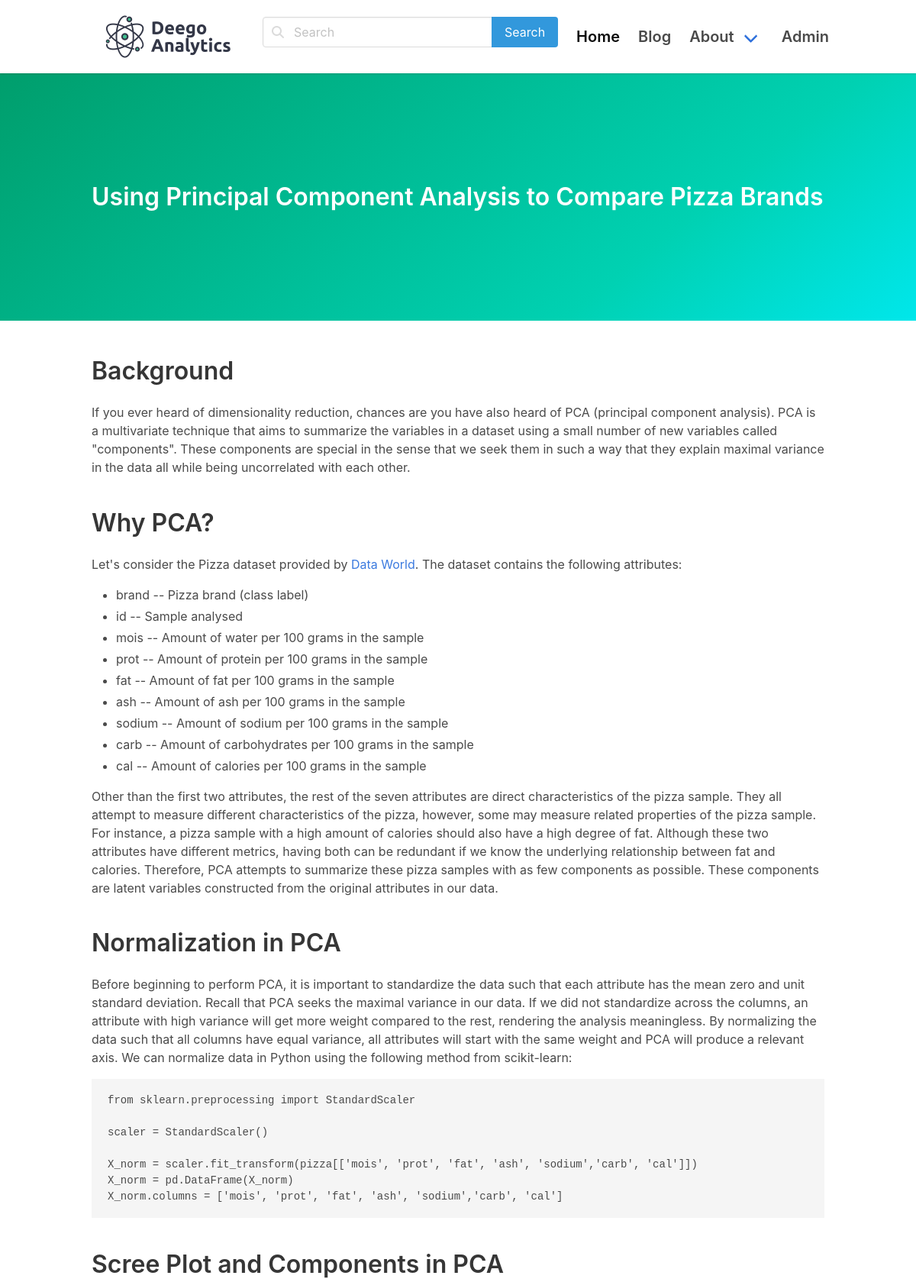
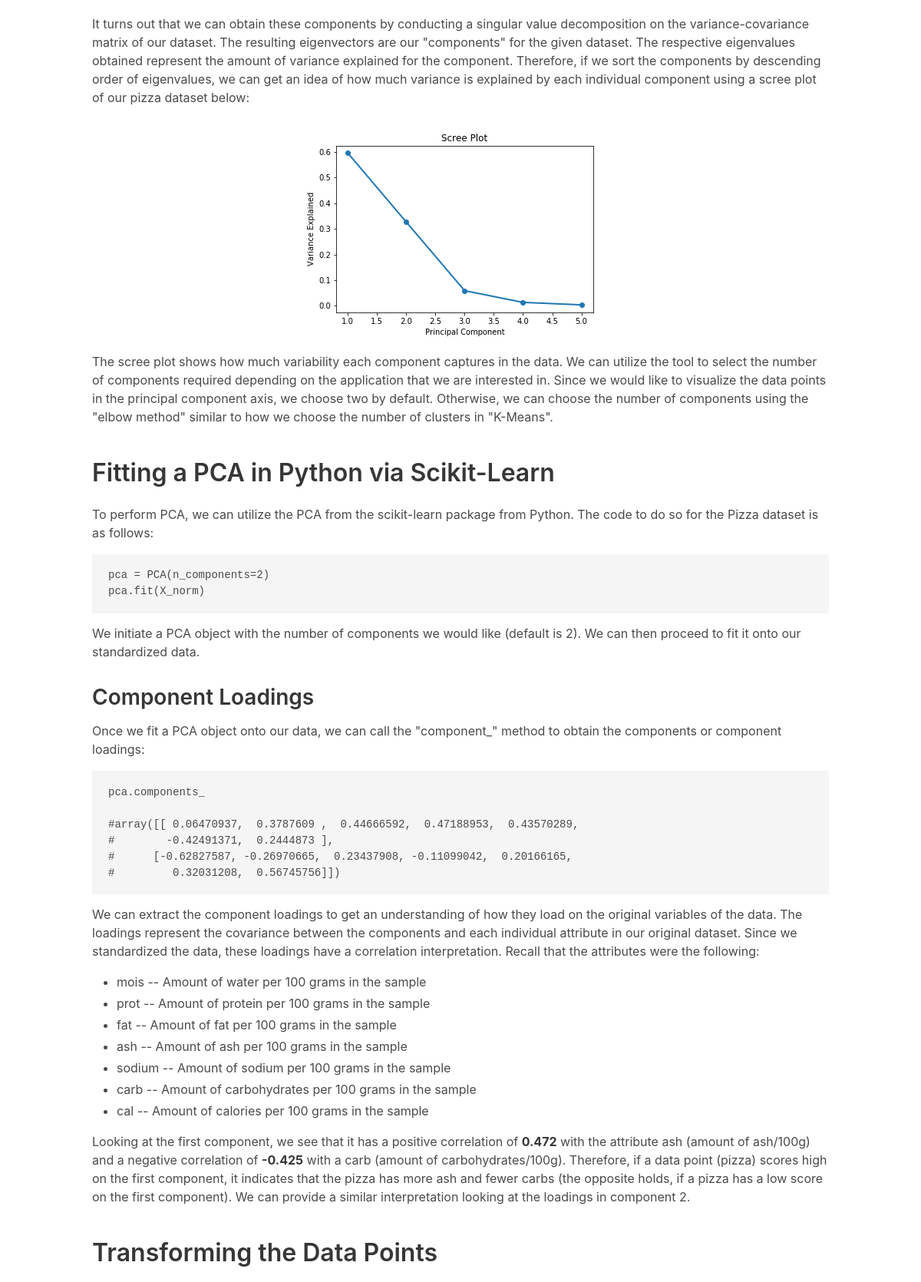
/blog/Using-Principal-Component-Analysis-to-Compare-Pizza-Brands (signed in, upper part), run on the app's committed database (2 pictures, top to bottom).
### models.py (models this page shows, shortened)
class Post(db.Model):
    id = db.Column(db.Integer, primary_key=True)
    title = db.Column(db.String(140))
    slug = db.Column(db.String(140), unique=True)
    body = db.Column(db.Text)
    img_path = db.Column(db.String(100))
    created = db.Column(db.DateTime, default=datetime.now())
    tags = db.relationship('Tag', secondary=posts_tags,
                           backref=db.backref('posts'), lazy='dynamic')

### posts/blueprint.py (the view)
@posts.route('/<slug>')
def post_detail(slug):
    post = Post.query.filter(Post.slug == slug).first_or_404()
    return render_template('posts/post_detail.html', post=post)

### posts/templates/posts/post_detail.html
{% extends 'base.html' %} {% block title %} {{ post.title }} {% endblock %} {%
block content %}
<section class="hero is-medium is-bold is-primary">
  <div class="hero-body">
    <div class="container">
      <h1 class="title">{{ post.title|safe }}</h1>
    </div>
  </div>
</section>
<section class="section">
  <div class="container">
    <div class="columns is-multiline">
      <div class="column is-12">
        <div class="content">{{ post.body|safe }}</div>
      </div>
    </div>
  </div>
</section>
{% endblock %}

### static/css/stylesheet.css (style rules this page uses)
html { font-family: "Nunito Sans", sans-serif; color: white; }
a { color: #3b7adf; }
.hero { background: #fff; }
.title, .subtitle { color: #24272c; }
.section { min-height: 40vh; }

### data on the page
Post: title "Using Principal Component Analysis to Compare Pizza Brands", body "Background If you ever heard of dimensionality reduction, chances are you have also heard of PCA (principal component analysis). PCA is a multivariate technique that aims to summarize the variables in a dataset using a small number of new variables called \"components\". These components are special in the sense that we seek them in such a way that they explain maximal variance in the data all while being uncorrelated with each other. Why PCA? Let's consider the Pizza dataset provided by Data World . The dataset contains the following attributes: brand -- Pizza brand (class label) id -- Sample analysed mois -- Amount of water per 100 grams in the sample prot -- Amount of protein per 100 grams…", body (picture)
